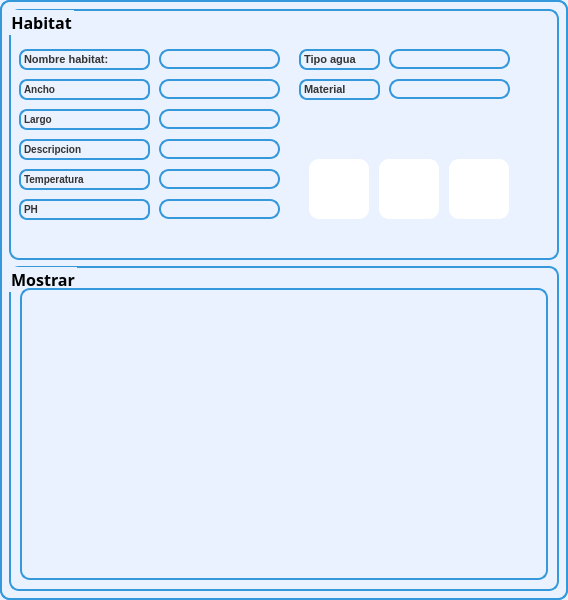
<?xml version="1.0" encoding="UTF-8"?>
<ui version="4.0">
 <class>HabitatScreen</class>
 <widget class="QMainWindow" name="HabitatScreen">
  <property name="geometry">
   <rect>
    <x>0</x>
    <y>0</y>
    <width>568</width>
    <height>600</height>
   </rect>
  </property>
  <property name="minimumSize">
   <size>
    <width>568</width>
    <height>600</height>
   </size>
  </property>
  <property name="maximumSize">
   <size>
    <width>568</width>
    <height>600</height>
   </size>
  </property>
  <property name="windowTitle">
   <string>Habitat</string>
  </property>
  <property name="styleSheet">
   <string notr="true">border: 2px solid #3498db;
border-radius: 10px;

background-color: #eaf2ff;</string>
  </property>
  <widget class="QWidget" name="centralwidget">
   <layout class="QVBoxLayout" name="verticalLayout">
    <item>
     <widget class="QGroupBox" name="groupBox">
      <property name="minimumSize">
       <size>
        <width>550</width>
        <height>251</height>
       </size>
      </property>
      <property name="maximumSize">
       <size>
        <width>551</width>
        <height>251</height>
       </size>
      </property>
      <property name="font">
       <font>
        <family>Arial Black</family>
        <pointsize>12</pointsize>
        <weight>75</weight>
        <bold>true</bold>
       </font>
      </property>
      <property name="styleSheet">
       <string notr="true">background-color:#eaf2ff;</string>
      </property>
      <property name="title">
       <string>Habitat</string>
      </property>
      <widget class="QLabel" name="label">
       <property name="geometry">
        <rect>
         <x>10</x>
         <y>40</y>
         <width>131</width>
         <height>21</height>
        </rect>
       </property>
       <property name="styleSheet">
        <string notr="true">background-color: #eaf2ff;
border: 2px solid #3498db;
border-radius: 8px;
color: #333333;
font-size: 11px;
font-weight: bold;
text-align: center;</string>
       </property>
       <property name="text">
        <string>Nombre habitat:</string>
       </property>
      </widget>
      <widget class="QLineEdit" name="line_nombrehabi">
       <property name="geometry">
        <rect>
         <x>150</x>
         <y>40</y>
         <width>121</width>
         <height>20</height>
        </rect>
       </property>
      </widget>
      <widget class="QLabel" name="label_2">
       <property name="geometry">
        <rect>
         <x>10</x>
         <y>70</y>
         <width>131</width>
         <height>21</height>
        </rect>
       </property>
       <property name="styleSheet">
        <string notr="true">background-color: #eaf2ff;
border: 2px solid #3498db;
border-radius: 8px;
color: #333333;
font-size: 10px;
font-weight: bold;
text-align: center;</string>
       </property>
       <property name="text">
        <string>Ancho</string>
       </property>
       <property name="textFormat">
        <enum>Qt::AutoText</enum>
       </property>
      </widget>
      <widget class="QLineEdit" name="line_ancho">
       <property name="geometry">
        <rect>
         <x>150</x>
         <y>70</y>
         <width>121</width>
         <height>20</height>
        </rect>
       </property>
      </widget>
      <widget class="QLabel" name="label_3">
       <property name="geometry">
        <rect>
         <x>10</x>
         <y>100</y>
         <width>131</width>
         <height>21</height>
        </rect>
       </property>
       <property name="styleSheet">
        <string notr="true">background-color: #eaf2ff;
border: 2px solid #3498db;
border-radius: 8px;
color: #333333;
font-size: 10px;
font-weight: bold;
text-align: center;</string>
       </property>
       <property name="text">
        <string>Largo</string>
       </property>
      </widget>
      <widget class="QLineEdit" name="line_largo">
       <property name="geometry">
        <rect>
         <x>150</x>
         <y>100</y>
         <width>121</width>
         <height>20</height>
        </rect>
       </property>
      </widget>
      <widget class="QPushButton" name="btn_agregar">
       <property name="geometry">
        <rect>
         <x>300</x>
         <y>150</y>
         <width>60</width>
         <height>60</height>
        </rect>
       </property>
       <property name="minimumSize">
        <size>
         <width>55</width>
         <height>55</height>
        </size>
       </property>
       <property name="maximumSize">
        <size>
         <width>60</width>
         <height>60</height>
        </size>
       </property>
       <property name="layoutDirection">
        <enum>Qt::RightToLeft</enum>
       </property>
       <property name="styleSheet">
        <string notr="true">QPushButton{
background-color: white;
border: none;
}

QPushButton:hover{
background-color: black;
border-top-left-radius: 20px;
border-bottom-left-radius: 20px;
color: rgb(0, 0, 0);
}</string>
       </property>
       <property name="text">
        <string/>
       </property>
       <property name="icon">
        <iconset>
         <normaloff>../../../Images/Botones Interfaz/agregar.png</normaloff>../../../Images/Botones Interfaz/agregar.png</iconset>
       </property>
       <property name="iconSize">
        <size>
         <width>50</width>
         <height>50</height>
        </size>
       </property>
      </widget>
      <widget class="QPushButton" name="btn_editar">
       <property name="geometry">
        <rect>
         <x>370</x>
         <y>150</y>
         <width>60</width>
         <height>60</height>
        </rect>
       </property>
       <property name="minimumSize">
        <size>
         <width>55</width>
         <height>55</height>
        </size>
       </property>
       <property name="maximumSize">
        <size>
         <width>60</width>
         <height>60</height>
        </size>
       </property>
       <property name="layoutDirection">
        <enum>Qt::RightToLeft</enum>
       </property>
       <property name="styleSheet">
        <string notr="true">QPushButton{
background-color: white;
border: none;
}

QPushButton:hover{
background-color: black;
border-top-left-radius: 20px;
border-bottom-left-radius: 20px;
color: rgb(0, 0, 0);
}</string>
       </property>
       <property name="text">
        <string/>
       </property>
       <property name="icon">
        <iconset>
         <normaloff>../../../Images/Botones Interfaz/editar.png</normaloff>../../../Images/Botones Interfaz/editar.png</iconset>
       </property>
       <property name="iconSize">
        <size>
         <width>50</width>
         <height>50</height>
        </size>
       </property>
      </widget>
      <widget class="QPushButton" name="btn_borrar">
       <property name="geometry">
        <rect>
         <x>440</x>
         <y>150</y>
         <width>60</width>
         <height>60</height>
        </rect>
       </property>
       <property name="minimumSize">
        <size>
         <width>55</width>
         <height>55</height>
        </size>
       </property>
       <property name="maximumSize">
        <size>
         <width>60</width>
         <height>60</height>
        </size>
       </property>
       <property name="layoutDirection">
        <enum>Qt::RightToLeft</enum>
       </property>
       <property name="styleSheet">
        <string notr="true">QPushButton{
background-color: white;
border: none;
}

QPushButton:hover{
background-color: black;
border-top-left-radius: 20px;
border-bottom-left-radius: 20px;
color: rgb(0, 0, 0);
}</string>
       </property>
       <property name="text">
        <string/>
       </property>
       <property name="icon">
        <iconset>
         <normaloff>../../../Images/Botones Interfaz/borrar.png</normaloff>../../../Images/Botones Interfaz/borrar.png</iconset>
       </property>
       <property name="iconSize">
        <size>
         <width>50</width>
         <height>50</height>
        </size>
       </property>
      </widget>
      <widget class="QLabel" name="label_4">
       <property name="geometry">
        <rect>
         <x>10</x>
         <y>130</y>
         <width>131</width>
         <height>21</height>
        </rect>
       </property>
       <property name="styleSheet">
        <string notr="true">background-color: #eaf2ff;
border: 2px solid #3498db;
border-radius: 8px;
color: #333333;
font-size: 10px;
font-weight: bold;
text-align: center;</string>
       </property>
       <property name="text">
        <string>Descripcion</string>
       </property>
      </widget>
      <widget class="QLineEdit" name="line_descripcion">
       <property name="geometry">
        <rect>
         <x>150</x>
         <y>130</y>
         <width>121</width>
         <height>20</height>
        </rect>
       </property>
      </widget>
      <widget class="QLabel" name="label_5">
       <property name="geometry">
        <rect>
         <x>10</x>
         <y>160</y>
         <width>131</width>
         <height>21</height>
        </rect>
       </property>
       <property name="styleSheet">
        <string notr="true">background-color: #eaf2ff;
border: 2px solid #3498db;
border-radius: 8px;
color: #333333;
font-size: 10px;
font-weight: bold;
text-align: center;</string>
       </property>
       <property name="text">
        <string>Temperatura</string>
       </property>
      </widget>
      <widget class="QLineEdit" name="line_temperatura">
       <property name="geometry">
        <rect>
         <x>150</x>
         <y>160</y>
         <width>121</width>
         <height>20</height>
        </rect>
       </property>
      </widget>
      <widget class="QLabel" name="label_6">
       <property name="geometry">
        <rect>
         <x>10</x>
         <y>190</y>
         <width>131</width>
         <height>21</height>
        </rect>
       </property>
       <property name="styleSheet">
        <string notr="true">background-color: #eaf2ff;
border: 2px solid #3498db;
border-radius: 8px;
color: #333333;
font-size: 10px;
font-weight: bold;
text-align: center;</string>
       </property>
       <property name="text">
        <string>PH</string>
       </property>
      </widget>
      <widget class="QLineEdit" name="line_ph">
       <property name="geometry">
        <rect>
         <x>150</x>
         <y>190</y>
         <width>121</width>
         <height>20</height>
        </rect>
       </property>
      </widget>
      <widget class="QLabel" name="label_7">
       <property name="geometry">
        <rect>
         <x>290</x>
         <y>40</y>
         <width>81</width>
         <height>21</height>
        </rect>
       </property>
       <property name="styleSheet">
        <string notr="true">background-color: #eaf2ff;
border: 2px solid #3498db;
border-radius: 8px;
color: #333333;
font-size: 11px;
font-weight: bold;
text-align: center;</string>
       </property>
       <property name="text">
        <string>Tipo agua</string>
       </property>
      </widget>
      <widget class="QLabel" name="label_8">
       <property name="geometry">
        <rect>
         <x>290</x>
         <y>70</y>
         <width>81</width>
         <height>21</height>
        </rect>
       </property>
       <property name="styleSheet">
        <string notr="true">background-color: #eaf2ff;
border: 2px solid #3498db;
border-radius: 8px;
color: #333333;
font-size: 11px;
font-weight: bold;
text-align: center;</string>
       </property>
       <property name="text">
        <string>Material</string>
       </property>
      </widget>
      <widget class="QLineEdit" name="line_tipoagua">
       <property name="geometry">
        <rect>
         <x>380</x>
         <y>40</y>
         <width>121</width>
         <height>20</height>
        </rect>
       </property>
      </widget>
      <widget class="QLineEdit" name="line_material">
       <property name="geometry">
        <rect>
         <x>380</x>
         <y>70</y>
         <width>121</width>
         <height>20</height>
        </rect>
       </property>
      </widget>
     </widget>
    </item>
    <item>
     <widget class="QGroupBox" name="groupBox_2">
      <property name="font">
       <font>
        <family>Arial Black</family>
        <pointsize>12</pointsize>
        <weight>75</weight>
        <bold>true</bold>
       </font>
      </property>
      <property name="styleSheet">
       <string notr="true">background-color: #eaf2ff;
padding: 12px;
</string>
      </property>
      <property name="title">
       <string>Mostrar</string>
      </property>
      <layout class="QHBoxLayout" name="horizontalLayout">
       <property name="topMargin">
        <number>20</number>
       </property>
       <item>
        <widget class="QTableWidget" name="table_habitat"/>
       </item>
      </layout>
     </widget>
    </item>
   </layout>
  </widget>
 </widget>
 <resources/>
 <connections/>
</ui>
